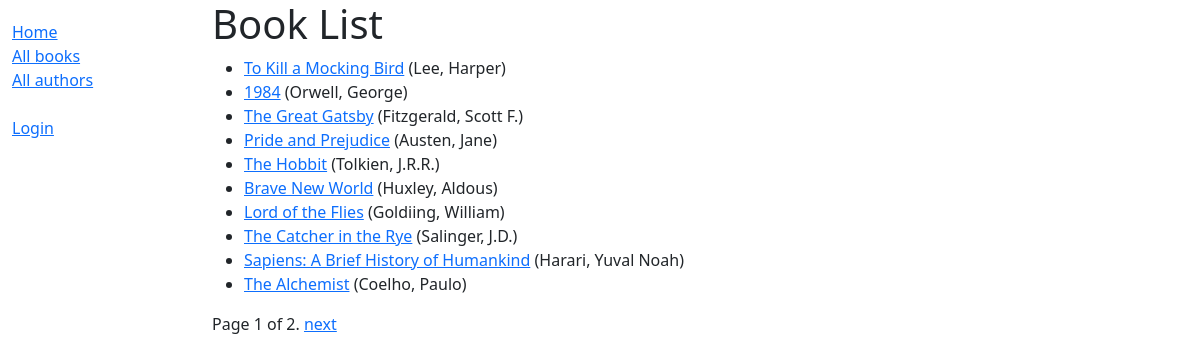
/catalog/books/, run on the app's committed database.
### catalog/models.py (models this page shows, shortened)
class Book(models.Model):
    title = models.CharField(max_length=200)
    author = models.ForeignKey('Author', on_delete=models.RESTRICT, null=True)
    summary = models.TextField(
        max_length=1000, help_text="Enter a brief description of the book")
    isbn = models.CharField('ISBN', max_length=13,
                            unique=True,
                            help_text='13 Character <a href="https://www.isbn-international.org/content/what-isbn'
                                      '">ISBN number</a>')
    genre = models.ManyToManyField(
        Genre, help_text="Select a genre for this book")
    def get_absolute_url(self):
        return reverse('book-detail', args=[str(self.id)])
    def display_genre(self):
        """
        Create a string for the Genre. This is required
        to display genre in Admin.
        """
        return ','.join(genre.name for genre in self.genre.all()[:3])
    display_genre.short_description = 'Genre'

class Author(models.Model):
    first_name = models.CharField(max_length=100)
    last_name = models.CharField(max_length=100)
    date_of_birth = models.DateField(null=True, blank=True)
    date_of_death = models.DateField('died', null=True, blank=True)
    class Meta:
        ordering = ['last_name', 'first_name']
    def __str__(self):
        return f'{self.last_name}, {self.first_name}'

### catalog/views.py (the view)
# urls.py: path('books/', views.BookListView.as_view(), name='books'),
class BookListView(generic.ListView):
    model = Book
    paginate_by = 10

### catalog/templates/catalog/book_list.html
{% extends "base_generic.html" %}
{% block content %}
  <h1>Book List</h1>
  {% if book_list %}
    <ul>
      {% for book in book_list %}
      <li>
        <a href="{{ book.get_absolute_url }}">{{ book.title }}</a>
        ({{book.author}})
      </li>
      {% endfor %}
    </ul>
  {% else %}
    <p>There are no books in the library.</p>
  {% endif %}
{% endblock %}

### catalog/templates/base_generic.html (shortened to what this page needs)
<!DOCTYPE html>
<html lang="en">
  <head>
    <link href="https://cdn.jsdelivr.net/npm/bootstrap@5.3.2/dist/css/bootstrap.min.css"
      rel="stylesheet"
>
    {% load static %}
    <link rel="stylesheet" href="{% static 'css/styles.css' %}" />
  </head>
  <body>
    <div class="container-fluid">
      <div class="row">
        <div class="col-sm-2">
          {% block sidebar %}
            <ul class="sidebar-nav">
              <li><a href="{% url 'index' %}">Home</a></li>
              <li><a href="{% url 'books' %}">All books</a></li>
              <li><a href="{% url 'authors' %}">All authors</a></li>
              <br>
             {% if user.is_authenticated %}
               <li>User: {{ user.get_username }}</li>
               <li><a href="{% url 'my-borrowed' %}">My Borrowed</a></li>
               <li><a href="{% url 'logout' %}?next={{ request.path }}">Logout</a></li>
             {% else %}
               <li><a href="{% url 'login' %}?next={{ request.path }}">Login</a></li>
             {% endif %}
          {% endblock %}
        </div>
        <div class="col-sm-10 ">{% block content %}{% endblock %}{% block pagination %}
          {% if is_paginated %}
              <div class="pagination">
                  <span class="page-links">
                      <span class="page-current">
                          Page {{ page_obj.number }} of {{ page_obj.paginator.num_pages }}.
                      </span>
                      {% if page_obj.has_next %}
                          <a href="{{ request.path }}?page={{ page_obj.next_page_number }}">next</a>
                      {% endif %}
                  </span>
              </div>
          {% endif %}
        {% endblock %}
      </div>
      </div>
    </div>
  </body>
</html>

### catalog/static/css/styles.css (style rules this page uses)
.sidebar-nav { margin-top: 20px; padding: 0; list-style: none; }

### data on the page
Book: title "To Kill a Mocking Bird", author "Lee, Harper"
Book: title "1984", author "Orwell, George"
Book: title "The Great Gatsby", author "Fitzgerald, Scott F."
Book: title "Pride and Prejudice", author "Austen, Jane"
Book: title "The Hobbit", author "Tolkien, J.R.R."
Book: title "Brave New World", author "Huxley, Aldous"
Book: title "Lord of the Flies", author "Goldiing, William"
Book: title "The Catcher in the Rye", author "Salinger, J.D."
Book: title "Sapiens: A Brief History of Humankind", author "Harari, Yuval Noah"
Book: title "The Alchemist", author "Coelho, Paulo"

### other printed values
{{ page_obj.number }} "1"
{{ page_obj.paginator.num_pages }} "2"
